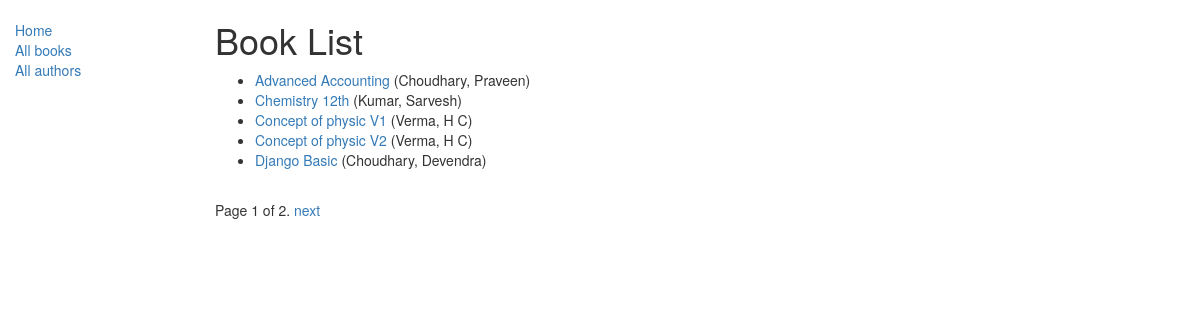
/catalog/books/, run on the app's committed database.
### catalog/models.py (models this page shows, shortened)
class Book(models.Model):
    title = models.CharField(max_length=200)
    author = models.ForeignKey('Author', on_delete=models.SET_NULL, null=True)
    summary = models.TextField(max_length=1000, help_text='Enter a brief description of the book')
    isbn = models.CharField('ISBN',max_length=13, help_text='13 Character <a href="https://www.isbn-international.org/content/what-isbn">ISBN number</a>')
    genre = models.ManyToManyField(Genre, help_text='Select a genre for this book')
    language = models.ForeignKey('BookLanguage', on_delete=models.SET_NULL, null=True)
    def get_absolute_url(self):
        return reverse('book-detail', args=[str(self.id)])
    class Meta:
        ordering = ['title']
    def display_genre(self):
        """
        Creates a string for the Genre. This is required to display genre in Admin.
        """
        return ', '.join([ genre.name for genre in self.genre.all()[:3] ])
    display_genre.short_description = 'Genre'

class Author(models.Model):
    first_name = models.CharField(max_length=100)
    last_name = models.CharField(max_length=100)
    date_of_birth = models.DateField(null=True, blank=True)
    date_of_death = models.DateField('Died', null=True, blank=True)
    class Meta:
        ordering = ["last_name","first_name"]
    def __str__(self):
        return '{0}, {1}'.format(self.last_name,self.first_name)

### catalog/views.py (the view)
# urls.py: path('books/', views.BookListView.as_view(), name='books'),
class BookListView(generic.ListView):
    model = Book # it s really just shorthand for saying queryset = Book.objects.all()
    paginate_by = 5
    def get_queryset(self):
        return Book.objects.all()
    def get_context_data(self, **kwargs):
        context = super(BookListView, self).get_context_data(**kwargs)
        context['some_data'] = 'This is just some data'
        return context

### catalog/templates/catalog/book_list.html
{% extends "base_generic.html" %}
{% block content %}
    <h1>Book List</h1>
    {% if book_list %}
    <ul>
      {% for book in book_list %}
      <li>
        <a href="{{ book.get_absolute_url }}">{{ book.title }}</a> ({{book.author}})
      </li>
      {% endfor %}
    </ul>
    {% else %}
      <p>There are no books in the library.</p>
    {% endif %}
{% endblock %}

### data on the page
Book: title "Advanced Accounting", author "Choudhary, Praveen"
Book: title "Chemistry 12th", author "Kumar, Sarvesh"
Book: title "Concept of physic V1", author "Verma, H C"
Book: title "Concept of physic V2", author "Verma, H C"
Book: title "Django Basic", author "Choudhary, Devendra"

### other printed values
{{ page_obj.number }} "1"
{{ page_obj.paginator.num_pages }} "2"
